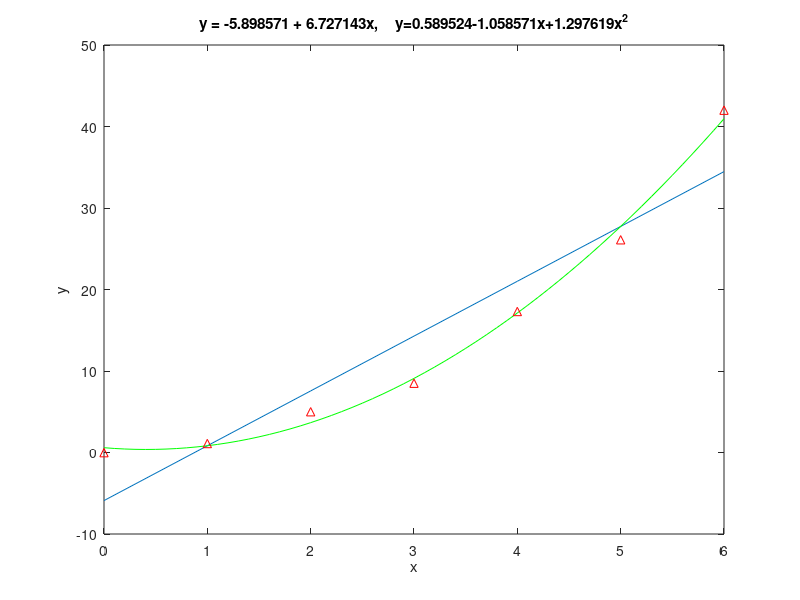

MATLAB code for this plot:
m = 7;
n = 2;
x = [0,1,2,3,4,5,6];
y = [-0.02,1.1,5.0,8.5,17.3,26.1,42];
res = [];
res_quad=[];
X = ones(m, n);
X(:,2:n) = x';
a = (X' * X) \ (X' * y');
b = X*a;
for i=x
    res = [res;a(1)+(a(2)*i)];
end
linear_error = norm(res - y');

C = zeros(3,3);
D = zeros(3,1);
c = zeros(3,1);
for row = 1:3
    for col = 1:3
        if(row == 1 && col ==1)
            C(row,col) = m;
            continue
        end
        C(row,col) = sum(x.^(row+col-2));
    end
    D(row) = sum(x.^(row-1).*y);
end
c= C\D;
% Plot the best fit line.
plot(x, b);
title(sprintf('y = %f + %fx,\t y=%f%fx+%fx^2', a(1), a(2),c(1),c(2),c(3)));
xlabel('x');
ylabel('y');
for i=x
    res_quad = [res_quad;c(1)+(c(2)*i)+(c(3)*i*i)];
end
quad_error = norm(res_quad - y');
hold on;
xn = [0:0.1:6];
yn = polyval(c(end:-1:1),xn);
plot(xn,yn,'g')
% Plot the input data.
plot(x, y, '^r');
hold off;

